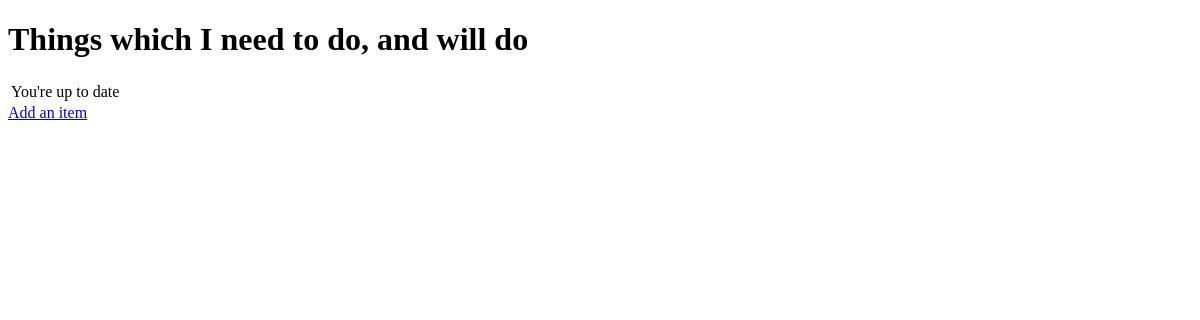
/, run on an earlier commit of the app's database.
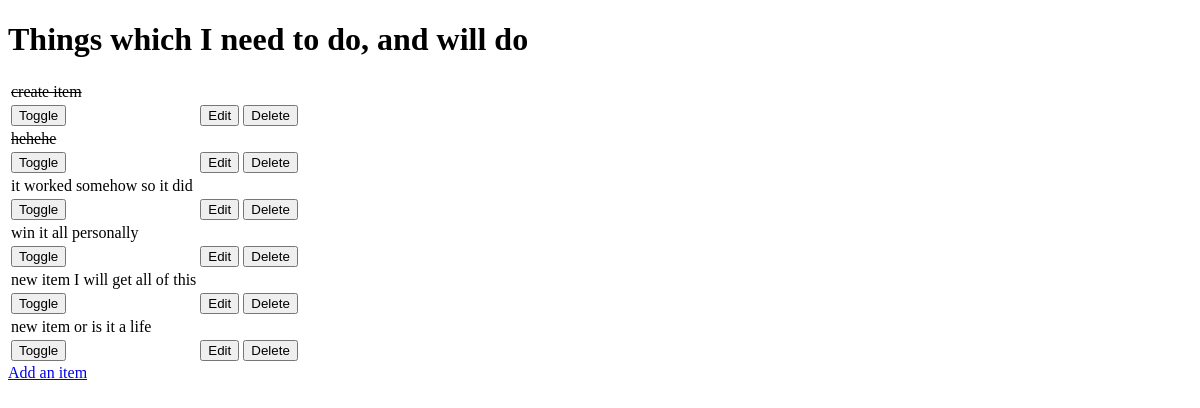
And on a later commit of the database.
### todo/models.py (models this page shows, shortened)
class item(models.Model):
    name = models.CharField(max_length=50, null=False, blank=False)
    done = models.BooleanField(null=False, blank=False, default=False)

### todo/views.py (the view)
# urls.py: path('', views.get_todo_list, name="get_todo_list"),
def get_todo_list(request):
    items = item.objects.all()
    context = {
        'items': items
    }
    return render(request, 'todo/todo_list.html', context)

### todo/templates/todo/todo_list.html (shortened to what this page needs)
<!DOCTYPE html>
<html lang="en">
<head>
</head>
<body>
    <h1>Things which I need to do, and will do</h1>
    <table>
    {% for item in items %}
    <tr>
        {% if item.done %}
        <td><strike>{{ item.name }}</strike></td>
        {% else %}
        <td>{{ item.name }}</td>
        {% endif %}
    </tr>
    <td>
        <a href="/toggle/{{ item.id }}">
            <button>Toggle</button>
        </a>
    </td>
    <td>
        <a href="/edit/{{ item.id }}">
            <button>Edit</button>
        </a>
    </td>
    <td>
        <a href="/delete/{{ item.id }}">
            <button>Delete</button>
        </a>
    </td>
    {% empty %}
    <tr><td>You're up to date</td></tr>
    {% endfor %}
    </table>
    <a href="/add">Add an item</a>
</body>
</html>

What changed in the data, as far as the page shows it:
added item: name "create item"
added item: name "hehehe"
added item: name "it worked somehow so it did"
added item: name "win it all personally"
added item: name "new item I will get all of this"
added item: name "new item or is it a life"
Also different on the page:
text no longer shown: "You're up to date"
